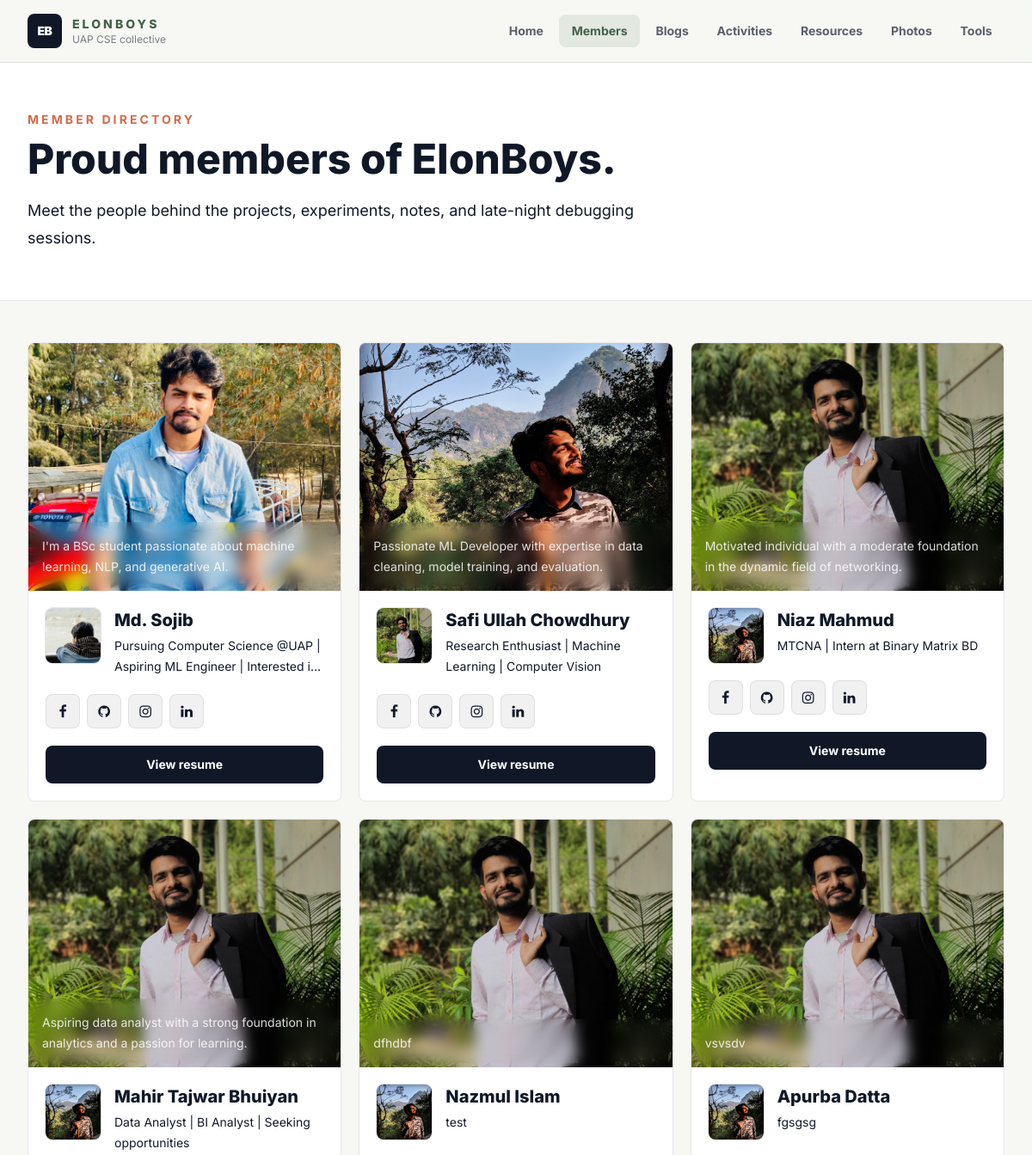
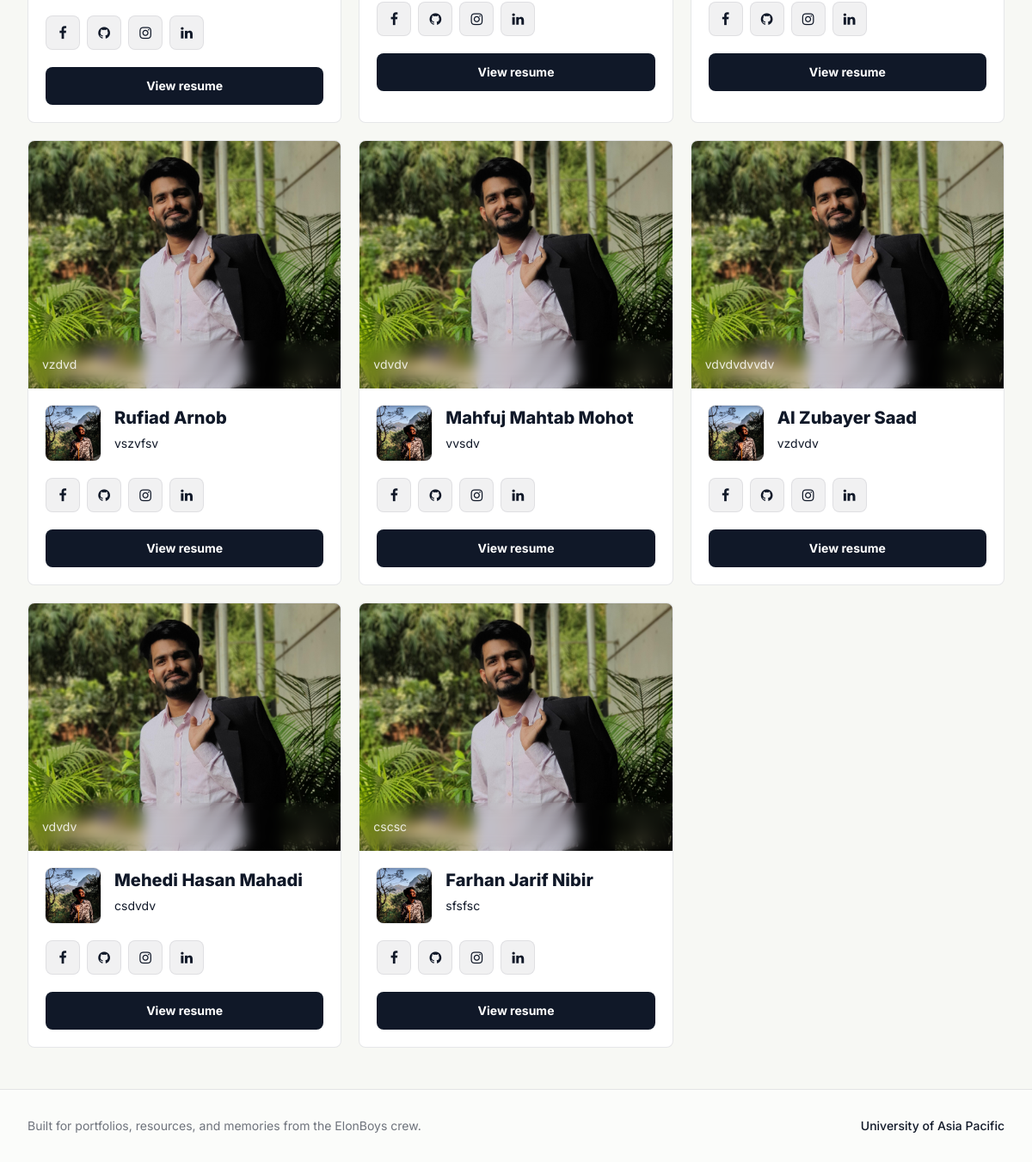
/members/, run on an earlier commit of the app's database (2 pictures, top to bottom).
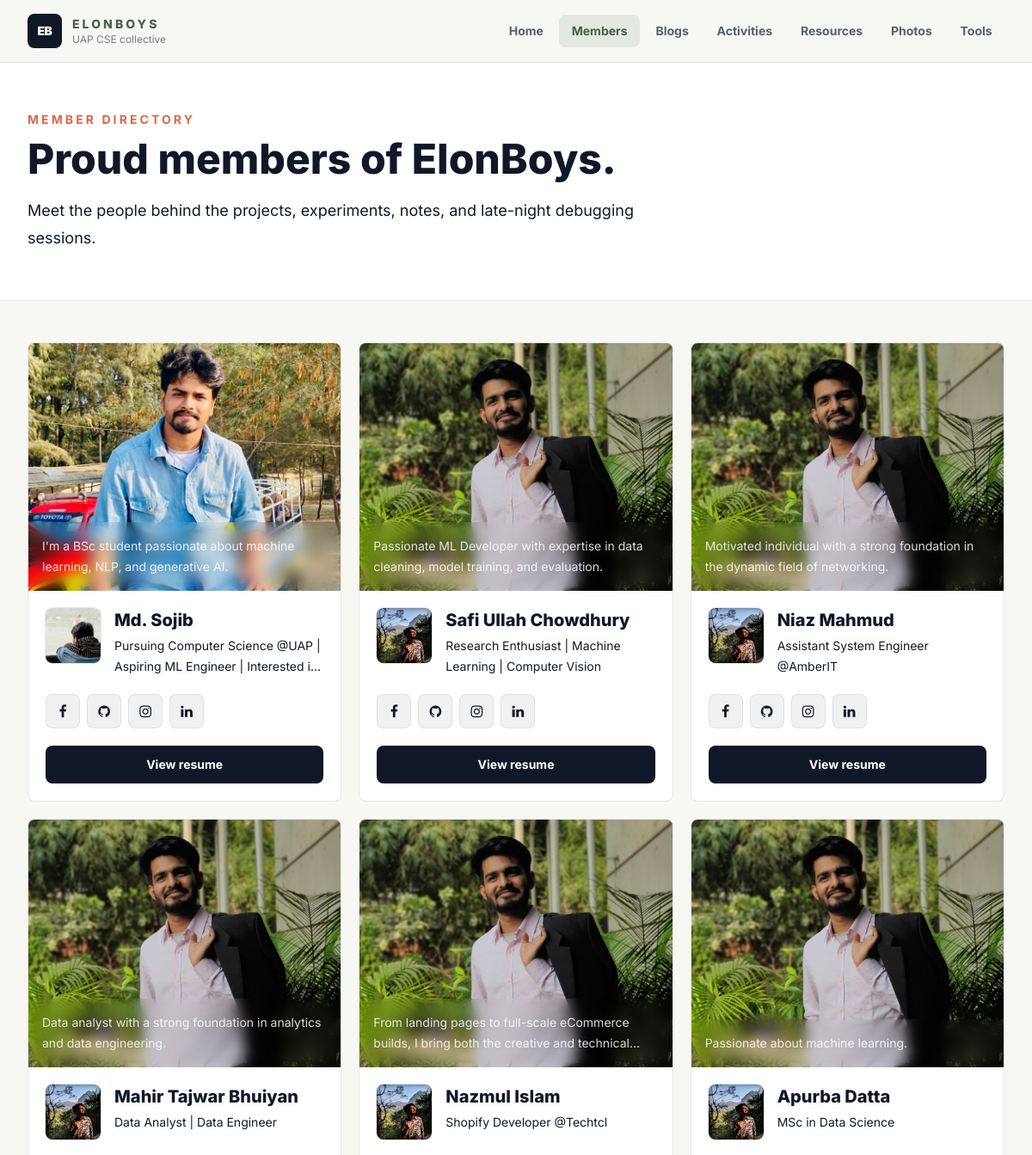
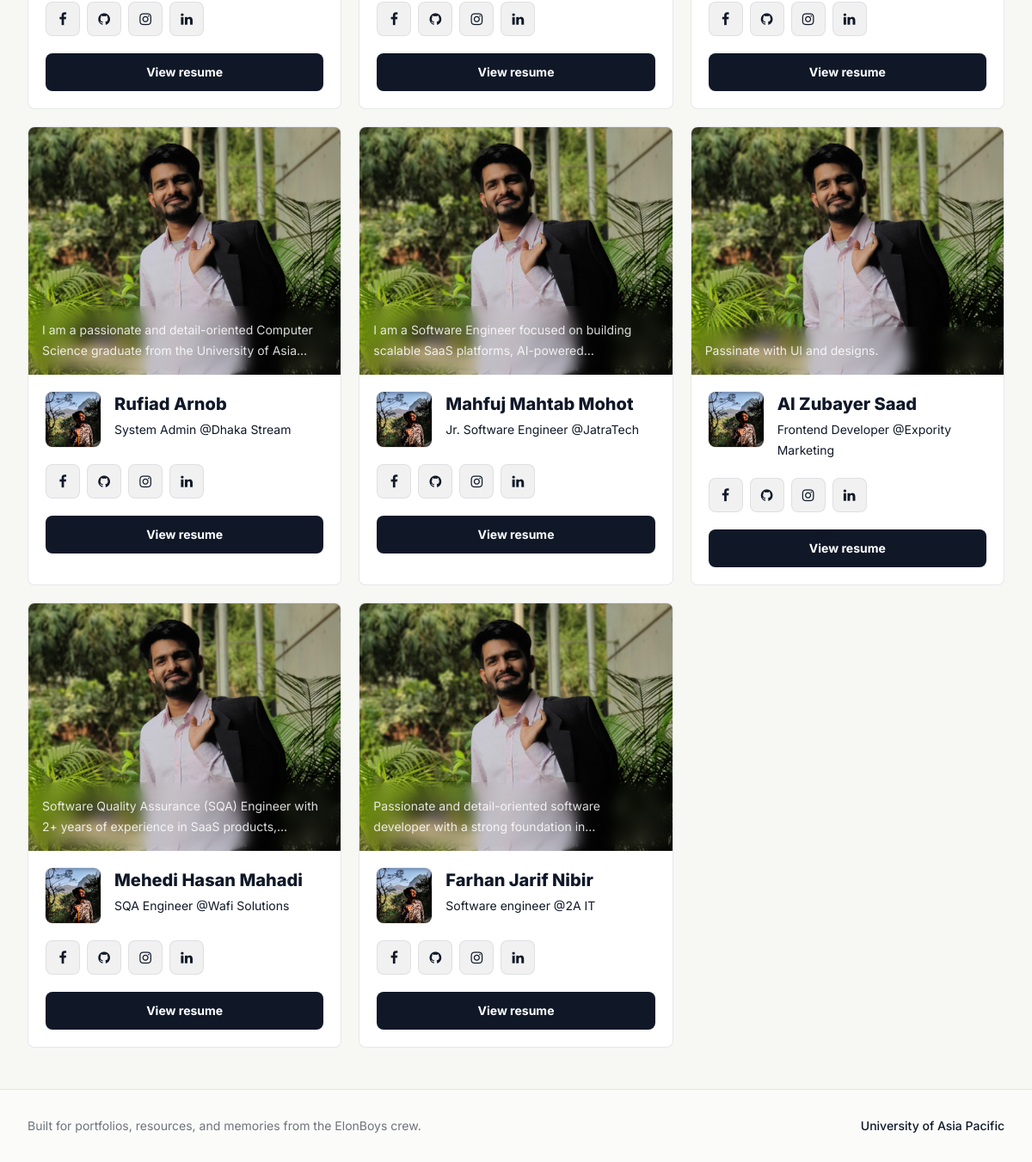
And on a later commit of the database (2 pictures, top to bottom).
### member/models.py (models this page shows, shortened)
class Member(models.Model):
    name = models.CharField(max_length=100)
    image1 = models.ImageField(upload_to='media/member/images/')
    image2 = models.ImageField(upload_to='media/member/images/')
    bio = models.CharField(max_length=100)
    description =models.TextField(max_length=500, blank=True)
    facebook_link = models.URLField(blank=True)
    github_link = models.URLField(blank=True)
    linkedin_link = models.URLField(blank=True)
    instagram_link = models.URLField(blank=True)
    resume = models.FileField(upload_to='media/member/resumes/', blank=True)

### member/views.py (the view)
# urls.py: path('members/', MemberView.as_view(), name='member-view'),
class MemberView(View):
    def get(self, request):
        members = Member.objects.all()
        return render(request, "member.html", {"members": members})

### templates/member.html (shortened to what this page needs)
{% extends 'base.html' %}
{% load static %}
{% block body %}
<section class="border-b border-ink/10 bg-white">
    <div class="mx-auto max-w-7xl px-4 py-14 sm:px-6 lg:px-8">
        <div class="max-w-3xl">
            <p class="text-sm font-bold uppercase tracking-[0.22em] text-coral">Member directory</p>
            <h1 class="mt-3 text-4xl font-extrabold tracking-normal text-ink sm:text-5xl">Proud members of ElonBoys.</h1>
            <p class="mt-5 text-lg leading-8 text-ink/68">Meet the people behind the projects, experiments, notes, and late-night debugging sessions.</p>
        </div>
    </div>
</section>
<section class="bg-paper py-12">
    <div class="mx-auto max-w-7xl px-4 sm:px-6 lg:px-8">
        <div class="grid gap-5 sm:grid-cols-2 lg:grid-cols-3">
            {% for m in members %}
            <article class="member-card group">
                <div class="relative h-72 overflow-hidden bg-ink/5">
                    <img src="{{ m.image2.url }}" alt="{{ m.name }}" class="h-full w-full object-cover transition duration-500 group-hover:scale-105" data-fallback-src="{% static 'img/safi-pro2.jpg' %}">
                    <div class="absolute inset-x-0 bottom-0 bg-ink/72 p-4 text-white backdrop-blur">
                        <p class="line-clamp-2 text-sm leading-6 text-white/85">{{ m.description|default:"Computer science student and ElonBoys member." }}</p>
                    </div>
                </div>
                <div class="p-5">
                    <div class="flex items-start gap-4">
                        <img src="{{ m.image1.url }}" alt="{{ m.name }} profile photo" class="h-16 w-16 rounded-lg object-cover ring-1 ring-ink/10" data-fallback-src="{% static 'img/safi-pro1.jpg' %}">
                        <div class="min-w-0">
                            <h2 class="truncate text-xl font-extrabold text-ink">{{ m.name }}</h2>
                            <p class="mt-1 line-clamp-2 text-sm leading-6 text-ink/62">{{ m.bio }}</p>
                        </div>
                    </div>
                    <div class="mt-5 flex flex-wrap gap-2">
                        {% if m.facebook_link %}
                        <a class="social-link" href="{{ m.facebook_link }}" target="_blank" rel="noreferrer" aria-label="{{ m.name }} Facebook">
                            <i class="fa fa-facebook" aria-hidden="true"></i>
                        </a>
                        {% endif %}
                        {% if m.github_link %}
                        <a class="social-link" href="{{ m.github_link }}" target="_blank" rel="noreferrer" aria-label="{{ m.name }} GitHub">
                            <i class="fa fa-github" aria-hidden="true"></i>
                        </a>
                        {% endif %}
                        {% if m.instagram_link %}
                        <a class="social-link" href="{{ m.instagram_link }}" target="_blank" rel="noreferrer" aria-label="{{ m.name }} Instagram">
                            <i class="fa fa-instagram" aria-hidden="true"></i>
                        </a>
                        {% endif %}
                        {% if m.linkedin_link %}
                        <a class="social-link" href="{{ m.linkedin_link }}" target="_blank" rel="noreferrer" aria-label="{{ m.name }} LinkedIn">
                            <i class="fa fa-linkedin" aria-hidden="true"></i>
                        </a>
                        {% endif %}
                    </div>
                    {% if m.resume %}
                    <a href="{{ m.resume.url }}" target="_blank" rel="noreferrer" class="mt-5 inline-flex w-full items-center justify-center rounded-lg bg-ink px-4 py-3 text-sm font-bold text-white transition hover:bg-moss">
                        View resume
                    </a>
                    {% else %}
                    <span class="mt-5 inline-flex w-full items-center justify-center rounded-lg border border-ink/10 px-4 py-3 text-sm font-bold text-ink/45">
                        Resume coming soon
                    </span>
                    {% endif %}
                </div>
            </article>
            {% empty %}
            <div class="rounded-lg border border-ink/10 bg-white p-8 text-center">
                <h2 class="text-xl font-extrabold text-ink">No members yet</h2>
                <p class="mt-2 text-ink/60">Add members in the Django admin to populate this page.</p>
            </div>
            {% endfor %}
        </div>
    </div>
</section>
{% endblock %}

### templates/base.html (shortened to what this page needs)
{% load static %}
<!DOCTYPE html>
<html lang="en" class="scroll-smooth">
<head>
    <script src="https://cdn.tailwindcss.com"></script>
    <link href="https://cdnjs.cloudflare.com/ajax/libs/font-awesome/4.3.0/css/font-awesome.css" rel="stylesheet" type="text/css">
    <link rel="stylesheet" href="{% static 'stylesheet/style.css' %}">
</head>
<body class="bg-paper text-ink antialiased">
    <header class="sticky top-0 z-50 border-b border-ink/10 bg-paper/90 backdrop-blur">
        <nav class="mx-auto flex max-w-7xl items-center justify-between px-4 py-4 sm:px-6 lg:px-8" aria-label="Main navigation">
            <a href="/" class="flex items-center gap-3">
                <span class="grid h-10 w-10 place-items-center rounded-lg bg-ink text-sm font-black tracking-tight text-white">EB</span>
                <span>
                    <span class="block text-sm font-extrabold uppercase tracking-[0.22em] text-moss">ElonBoys</span>
                    <span class="block text-xs text-ink/55">UAP CSE collective</span>
                </span>
            </a>
            <div class="hidden items-center gap-1 md:flex">
                <a class="nav-link {% if request.path == '/' or request.path == '/index.html' %}nav-link-active{% endif %}" href="/">Home</a>
                <a class="nav-link {% if request.path == '/members/' or request.path == '/member.html' %}nav-link-active{% endif %}" href="/members/">Members</a>
                <a class="nav-link {% if request.path == '/blogs/' %}nav-link-active{% endif %}" href="/blogs/">Blogs</a>
                <a class="nav-link {% if request.path == '/activities/' %}nav-link-active{% endif %}" href="/activities/">Activities</a>
                <a class="nav-link {% if request.path == '/resources/' %}nav-link-active{% endif %}" href="/resources/">Resources</a>
                <a class="nav-link {% if request.path == '/photos/' %}nav-link-active{% endif %}" href="/photos/">Photos</a>
                <a class="nav-link {% if request.path == '/tools/' %}nav-link-active{% endif %}" href="/tools/">Tools</a>
            </div>
        </nav>
    </header>
    <main>
        {% block body %}{% endblock %}
    </main>
    <footer class="border-t border-ink/10 bg-white/60">
        <div class="mx-auto flex max-w-7xl flex-col gap-4 px-4 py-8 text-sm text-ink/60 sm:px-6 md:flex-row md:items-center md:justify-between lg:px-8">
            <p>Built for portfolios, resources, and memories from the ElonBoys crew.</p>
            <p class="font-medium text-ink">University of Asia Pacific</p>
        </div>
    </footer>
</body>
</html>

### static/stylesheet/style.css (style rules this page uses)
* { box-sizing: border-box; }
body { min-height: 100vh; }
.nav-link, .mobile-nav-link { border-radius: 8px; color: rgba(16, 24, 40, 0.68); font-size: 0.875rem; font-weight: 700; line-height: 1; padding: 0.75rem 0.9rem; text-decoration: none; transition: background-color 160ms ease, color 160ms ease; }
.nav-link:hover, .mobile-nav-link:hover, .nav-link-active { background: rgba(68, 98, 74, 0.11); color: #44624a; }
.member-card { background: #ffffff; border: 1px solid rgba(16, 24, 40, 0.1); border-radius: 8px; overflow: hidden; transition: border-color 160ms ease, transform 160ms ease, box-shadow 160ms ease; }
.social-link { align-items: center; background: rgba(16, 24, 40, 0.06); border: 1px solid rgba(16, 24, 40, 0.08); border-radius: 8px; color: #101828; display: inline-flex; height: 2.5rem; justify-content: center; text-decoration: none; transition: background-color 160ms ease, color 160ms ease, transform 160ms ease; width: 2.5rem; }

What changed in the data, as far as the page shows it:
changed Member "Safi Ullah Chowdhury": image2: picture removed, a placeholder shows; image1: picture removed, a placeholder shows
changed Member "Niaz Mahmud": description "Motivated individual with a moderate foundation in the dynamic field of networking." → "Motivated individual with a strong foundation in the dynamic field of networking."; bio "MTCNA | Intern at Binary Matrix BD" → "Assistant System Engineer @AmberIT"
changed Member "Mahir Tajwar Bhuiyan": description "Aspiring data analyst with a strong foundation in analytics and a passion for learning." → "Data analyst with a strong foundation in analytics and data engineering."; bio "Data Analyst | BI Analyst | Seeking opportunities" → "Data Analyst | Data Engineer"
changed Member "Nazmul Islam": description "dfhdbf" → "From landing pages to full-scale eCommerce builds, I bring both the creative and…"; bio "test" → "Shopify Developer @Techtcl"
changed Member "Apurba Datta": description "vsvsdv" → "Passionate about machine learning."; bio "fgsgsg" → "MSc in Data Science"
changed Member "Rufiad Arnob": description "vzdvd" → "I am a passionate and detail-oriented Computer Science graduate from the University of…"; bio "vszvfsv" → "System Admin @Dhaka Stream"
changed Member "Mahfuj Mahtab Mohot": description "vdvdv" → "I am a Software Engineer focused on building scalable SaaS platforms,…"; bio "vvsdv" → "Jr. Software Engineer @JatraTech"
changed Member "Al Zubayer Saad": description "vdvdvdvvdv" → "Passinate with UI and designs."; bio "vzdvdv" → "Frontend Developer @Expority Marketing"
changed Member "Mehedi Hasan Mahadi": description "vdvdv" → "Software Quality Assurance (SQA) Engineer with 2+ years of experience in SaaS…"; bio "csdvdv" → "SQA Engineer @Wafi Solutions"
changed Member "Farhan Jarif Nibir": description "cscsc" → "Passionate and detail-oriented software developer with a strong foundation…"; bio "sfsfsc" → "Software engineer @2A IT"
